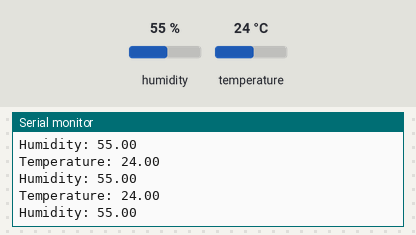
This sketch was run on a simulated ESP8266 (NodeMCU). Shown: the last lines printed to the serial monitor. Inputs (shaded band) come from the test bench; at power-on: humidity 55 %, temperature 24 °C.

Above: at 4.8 s.
4.9 s: humidity set to 22 %
At 8.7 s:
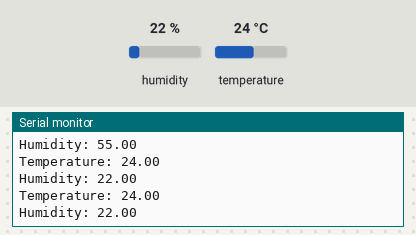
8.9 s: temperature set to 12 °C
At 10.5 s:
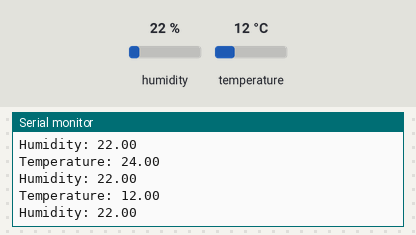
12.9 s: humidity set to 40 %
At 13.8 s:
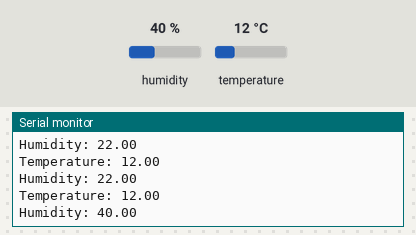
Timing chart, 0 to 15.9 s (numbered marks = the images above; inputs shaded):
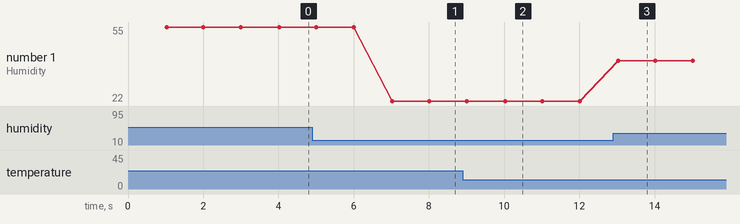

The sketch:

Exercise_5.ino
```cpp
//Muhammad Azizi Mohd Ariffin
//mazizi@tmsk.uitm.edu.my
//DHT11 Sensor non_blocking

#include "DHT.h"

#define DHTTYPE DHT11
uint8_t DHTPin = D4;

DHT dht(DHTPin, DHTTYPE);

float Temperature;
float Humidity;

long previousMillis = 0;
long interval = 1000;

void setup()
{
  Serial.begin(9600);
  pinMode(DHTPin, INPUT);
  dht.begin();
}

void loop()
{

  unsigned long currentMillis = millis();
  if(currentMillis - previousMillis > interval)
  {

   previousMillis = currentMillis;
   Temperature = dht.readTemperature();
   Humidity = dht.readHumidity();

   Serial.print("Temperature: ");
   Serial.println(Temperature);
   Serial.print("Humidity: ");
   Serial.println(Humidity);
  }


}
```

Measured:
- after the input at 4.9 s, the serial monitor: prints a new line after 2.1 s (image 1)
- after the input at 8.9 s, the serial monitor: prints a new line after 1.1 s (image 2)
- after the input at 12.9 s, the serial monitor: prints a new line after 0.14 s (image 3)
- plotted number 1: 55 → 22 after the input at 4.9 s, 22 → 40 after the input at 12.9 s
